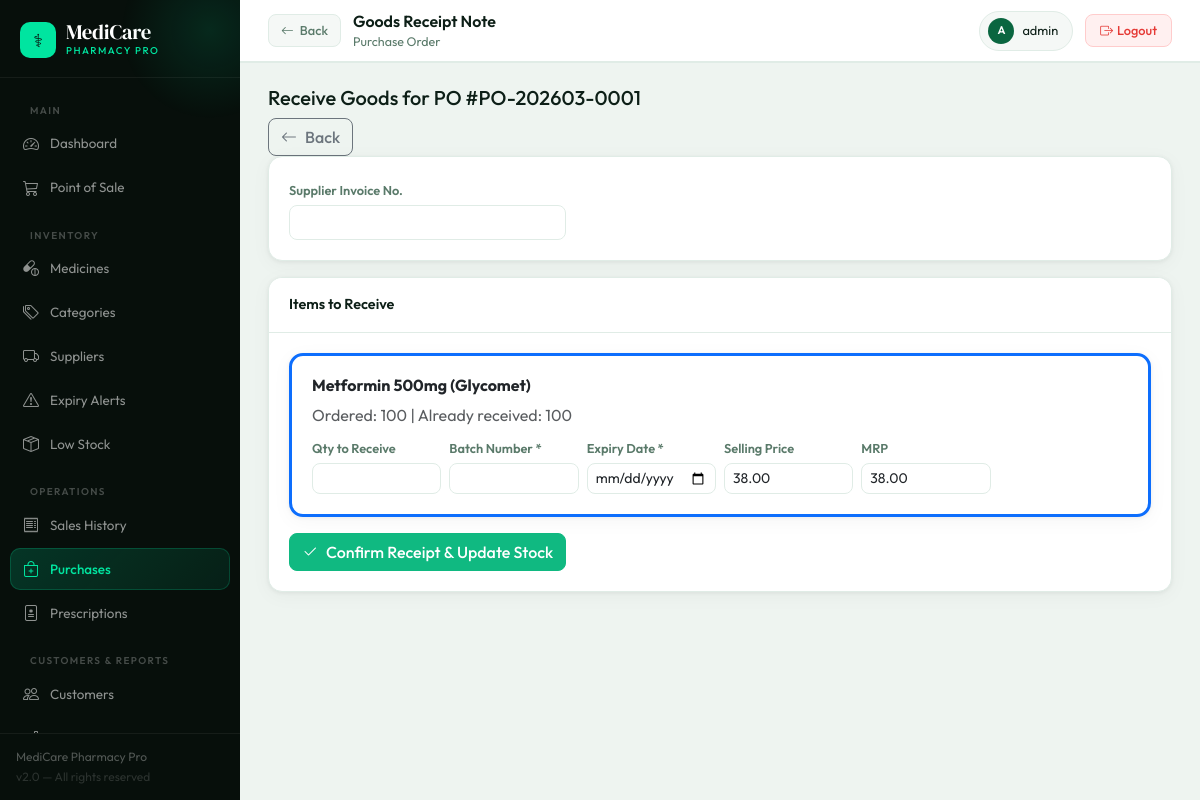
The app's page /purchase/1/grn/ (signed in) with its own data.
### purchase/models.py (models this page shows, shortened)
class PurchaseOrder(models.Model):
    STATUS_CHOICES = [('draft','Draft'),('sent','Sent to Supplier'),('partial','Partially Received'),('received','Fully Received'),('cancelled','Cancelled')]
    po_number = models.CharField(max_length=50, unique=True)
    supplier = models.ForeignKey(Supplier, on_delete=models.PROTECT)
    order_date = models.DateField(default=timezone.now)
    expected_delivery = models.DateField(null=True, blank=True)
    status = models.CharField(max_length=20, choices=STATUS_CHOICES, default='draft')
    subtotal = models.DecimalField(max_digits=12, decimal_places=2, default=0)
    gst_amount = models.DecimalField(max_digits=10, decimal_places=2, default=0)
    total_amount = models.DecimalField(max_digits=12, decimal_places=2, default=0)
    notes = models.TextField(blank=True)
    created_by = models.ForeignKey('auth.User', on_delete=models.SET_NULL, null=True)
    created_at = models.DateTimeField(auto_now_add=True)
    is_auto_generated = models.BooleanField(default=False)
    class Meta:
        ordering = ['-created_at']

class PurchaseOrderItem(models.Model):
    purchase_order = models.ForeignKey(PurchaseOrder, on_delete=models.CASCADE, related_name='items')
    medicine = models.ForeignKey(Medicine, on_delete=models.PROTECT)
    quantity_ordered = models.PositiveIntegerField()
    quantity_received = models.PositiveIntegerField(default=0)
    unit_price = models.DecimalField(max_digits=10, decimal_places=2)
    gst_rate = models.DecimalField(max_digits=5, decimal_places=2, default=12)
    total_price = models.DecimalField(max_digits=10, decimal_places=2, default=0)

### inventory/models.py (models this page shows, shortened)
class Medicine(models.Model):
    UNIT_CHOICES = [('strip','Strip'),('box','Box'),('piece','Piece'),('bottle','Bottle'),('vial','Vial'),('tube','Tube'),('sachet','Sachet')]
    SCHEDULE_CHOICES = [('OTC','OTC'),('H','Schedule H'),('H1','Schedule H1'),('X','Schedule X'),('G','Schedule G')]
    FORM_CHOICES = [('tablet','Tablet'),('capsule','Capsule'),('syrup','Syrup'),('injection','Injection'),('drops','Drops'),('ointment','Ointment'),('cream','Cream'),('powder','Powder'),('inhaler','Inhaler'),('other','Other')]
    name = models.CharField(max_length=200)
    brand = models.CharField(max_length=200)
    generic_name = models.CharField(max_length=200, blank=True)
    category = models.ForeignKey(Category, on_delete=models.SET_NULL, null=True, related_name='medicines')
    form = models.CharField(max_length=20, choices=FORM_CHOICES, default='tablet')
    strength = models.CharField(max_length=50, blank=True, help_text='e.g. 500mg, 10ml')
    unit = models.CharField(max_length=20, choices=UNIT_CHOICES, default='strip')
    hsn_code = models.CharField(max_length=20, blank=True)
    barcode = models.CharField(max_length=100, blank=True, unique=True, null=True)
    schedule = models.CharField(max_length=5, choices=SCHEDULE_CHOICES, default='OTC')
    prescription_required = models.BooleanField(default=False)
    default_supplier = models.ForeignKey(Supplier, on_delete=models.SET_NULL, null=True, blank=True)
    reorder_level = models.PositiveIntegerField(default=10)
    rack_location = models.CharField(max_length=50, blank=True)
    is_active = models.BooleanField(default=True)
    created_at = models.DateTimeField(auto_now_add=True)
    class Meta:
        ordering = ['-created_at']

### purchase/views.py (the view, shortened to what this page needs)
# urls.py: path('<int:po_pk>/grn/', views.grn_create, name='grn_create'),
@login_required
def grn_create(request, po_pk):
    po = get_object_or_404(PurchaseOrder, pk=po_pk)
    return render(request, 'purchase/grn_form.html', {'po': po})

### templates/purchase/grn_form.html (shortened to what this page needs)
{% extends 'base.html' %}
{% block breadcrumb %}Purchase Order{% endblock %}
{% block back_button %}<a href="{% url 'po_detail' po.pk %}" class="back-btn"><i class="bi bi-arrow-left"></i> Back</a>{% endblock %}
{% block page_title %}Goods Receipt Note{% endblock %}
{% block content %}
<div class="page-header">
  <h5>Receive Goods for PO #{{ po.po_number }}</h5>
  <a href="/purchase/{{ po.pk }}/" class="btn btn-outline-secondary"><i class="bi bi-arrow-left me-2"></i>Back</a>
</div>
<form method="post">{% csrf_token %}
  <div class="card mb-3"><div class="card-body">
    <div class="row g-3">
      <div class="col-md-4"><label class="form-label fw-semibold">Supplier Invoice No.</label><input name="invoice_number" class="form-control"></div>
    </div>
  </div></div>
  <div class="card"><div class="card-header">Items to Receive</div><div class="card-body">
    {% for item in po.items.all %}
    <div class="card mb-3 border-start border-primary border-3">
      <div class="card-body">
        <h6 class="fw-bold">{{ item.medicine.name }} ({{ item.medicine.brand }})</h6>
        <p class="text-muted mb-2">Ordered: {{ item.quantity_ordered }} | Already received: {{ item.quantity_received }}</p>
        <div class="row g-2">
          <div class="col-md-2"><label class="form-label fw-semibold" style="font-size:.8rem">Qty to Receive</label><input type="number" name="qty_{{ item.id }}" class="form-control form-control-sm" value="{{ item.quantity_ordered|add:item.quantity_received|add:'-'|add:item.quantity_received }}" min="0"></div>
          <div class="col-md-2"><label class="form-label fw-semibold" style="font-size:.8rem">Batch Number *</label><input type="text" name="batch_{{ item.id }}" class="form-control form-control-sm" required></div>
          <div class="col-md-2"><label class="form-label fw-semibold" style="font-size:.8rem">Expiry Date *</label><input type="date" name="expiry_{{ item.id }}" class="form-control form-control-sm" required></div>
          <div class="col-md-2"><label class="form-label fw-semibold" style="font-size:.8rem">Selling Price</label><input type="number" name="selling_{{ item.id }}" class="form-control form-control-sm" value="{{ item.unit_price }}" step="0.01"></div>
          <div class="col-md-2"><label class="form-label fw-semibold" style="font-size:.8rem">MRP</label><input type="number" name="mrp_{{ item.id }}" class="form-control form-control-sm" value="{{ item.unit_price }}" step="0.01"></div>
        </div>
      </div>
    </div>
    {% endfor %}
    <button type="submit" class="btn btn-success"><i class="bi bi-check2 me-2"></i>Confirm Receipt & Update Stock</button>
  </div></div>
</form>
{% endblock %}

### templates/base.html (shortened to what this page needs)
<!DOCTYPE html>
<html lang="en">
<head>
<link href="https://cdn.jsdelivr.net/npm/bootstrap@5.3.0/dist/css/bootstrap.min.css" rel="stylesheet">
<link href="https://cdn.jsdelivr.net/npm/bootstrap-icons@1.11.0/font/bootstrap-icons.css" rel="stylesheet">
</head>
<body>
{% if user.is_authenticated %}
<aside class="sidebar">
  <div class="sb-brand">
    <div class="logo-wrap">
      <div class="logo-icon">⚕</div>
      <div>
        <div class="logo-text">MediCare</div>
        <div class="logo-sub">Pharmacy Pro</div>
      </div>
    </div>
  </div>
  <nav class="sb-nav">
    <div class="sb-section">Main</div>
    <a href="/" class="sb-link {% if request.path == '/' %}active{% endif %}">
      <i class="bi bi-speedometer2"></i> Dashboard
    </a>
    <a href="{% url 'pos' %}" class="sb-link {% if '/sales/pos' in request.path %}active{% endif %}">
      <i class="bi bi-cart3"></i> Point of Sale
    </a>
    <div class="sb-section">Inventory</div>
    <a href="{% url 'medicine_list' %}" class="sb-link ">
      <i class="bi bi-capsule-pill"></i> Medicines
    </a>
    <a href="{% url 'category_list' %}" class="sb-link {% if 'categor' in request.path %}active{% endif %}">
      <i class="bi bi-tags"></i> Categories
    </a>
    <a href="{% url 'supplier_list' %}" class="sb-link {% if 'supplier' in request.path %}active{% endif %}">
      <i class="bi bi-truck"></i> Suppliers
    </a>
    <a href="{% url 'expiry_alerts' %}" class="sb-link {% if 'expiry' in request.path %}active{% endif %}">
      <i class="bi bi-exclamation-triangle"></i> Expiry Alerts
    </a>
    <a href="{% url 'low_stock_list' %}" class="sb-link {% if 'low-stock' in request.path %}active{% endif %}">
      <i class="bi bi-box-seam"></i> Low Stock
    </a>
    <div class="sb-section">Operations</div>
    <a href="{% url 'sale_list' %}" class="sb-link {% if '/sales/' in request.path and 'pos' not in request.path %}active{% endif %}">
      <i class="bi bi-receipt"></i> Sales History
    </a>
    <a href="{% url 'po_list' %}" class="sb-link {% if '/purchase' in request.path %}active{% endif %}">
      <i class="bi bi-bag-plus"></i> Purchases
    </a>
    <a href="{% url 'prescription_list' %}" class="sb-link {% if '/prescriptions' in request.path %}active{% endif %}">
      <i class="bi bi-file-medical"></i> Prescriptions
    </a>
    <div class="sb-section">Customers & Reports</div>
    <a href="{% url 'customer_list' %}" class="sb-link {% if '/customers' in request.path %}active{% endif %}">
      <i class="bi bi-people"></i> Customers
    </a>
    <a href="{% url 'analytics_dashboard' %}" class="sb-link {% if '/analytics' in request.path and 'gst' not in request.path and 'profit' not in request.path %}active{% endif %}">
      <i class="bi bi-bar-chart-line"></i> Analytics
    </a>
  </nav>
  <div class="sb-footer">
    <div>MediCare Pharmacy Pro</div>
    <div style="color:rgba(255,255,255,.15);margin-top:2px;">v2.0 — All rights reserved</div>
  </div>
</aside>
<div class="main">
  <header class="topbar">
    <div class="topbar-left">
      {% block back_button %}{% endblock %}
      <div>
        <div class="topbar-title">{% block page_title %}Dashboard{% endblock %}</div>
        <div class="topbar-breadcrumb">{% block breadcrumb %}MediCare Pharmacy{% endblock %}</div>
      </div>
    </div>
    <div class="topbar-right">
      <div class="user-chip">
        <div class="user-avatar">{{ user.username|first|upper }}</div>
        <span>{{ user.get_full_name|default:user.username }}</span>
      </div>
      <a href="{% url 'logout' %}" class="logout-btn"><i class="bi bi-box-arrow-right me-1"></i>Logout</a>
    </div>
  </header>
  <div class="page-content">
    {% block content %}{% endblock %}
  </div>
</div>
{% else %}
{% block auth_content %}{% endblock %}
{% endif %}
</body>
</html>

### records on screen
PurchaseOrder: po_number "PO-202603-0001"
PurchaseOrderItem: medicine.name "Metformin 500mg", medicine.brand "Glycomet", quantity_ordered "100", quantity_received "100", unit_price "38.00"

### other values on screen
{{ user.username|first|upper }} "A"
{{ user.get_full_name|default:user.username }} "admin"
